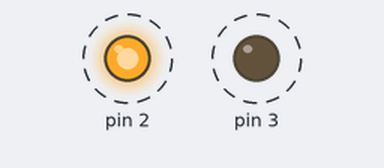
Bench run of a sketch on a simulated Arduino Uno, built with avr-gcc and run on an emulated ATmega328P. Shown: output pins drawn as LEDs (lit = HIGH). Dashed ring = blinking.

Above: at 0.1 s.
Timing chart, 0 to 3.0 s (numbered marks = the images above):
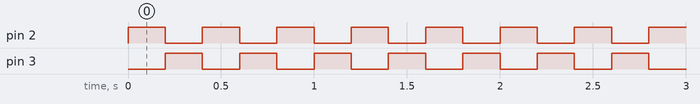

Measured:
- by itself, pin 2, pin 3: alternates HIGH for 0.20 s and LOW for 0.20 s

The sketch:

running_led_basic.ino
```cpp
void setup() {
  //  Deklarasi mode pin OUTPUT/INPUT
  //  pinMode(Nomor pin, OUTPUT/INPUT);
  pinMode(2, OUTPUT);
  pinMode(3, OUTPUT);
}

void loop() {
  //  digitalWrite(Nomor pin, HIGH/LOW);
  digitalWrite(2, HIGH);
  digitalWrite(3, LOW);
  delay(200);
  digitalWrite(2, LOW);
  digitalWrite(3, HIGH);
  delay(200);
}
```
